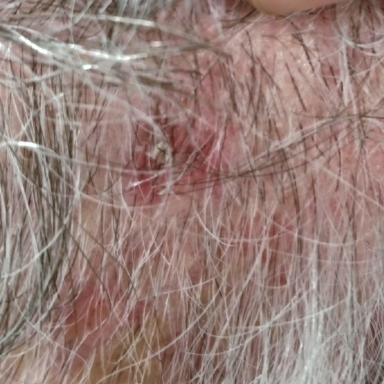
#> input picture pictures/img_0131.png, 384 x 384 px; its folder holds only this picture in this run
$ python -i extract_features_examples.py   (imports and definitions only)
#> lines starting #> are read from the running program, lines starting #| are printed output that depends on the picture; after the words box and inside, x2 and y2 are one past the last pixel; in counts of white or black regions, pixels touching at a corner belong together
#> further down, picture is the input picture: shape (384, 384, 3); mean B, G, R 120.4, 126.8, 150.8
import cv2
import numpy as np
from math import sqrt, floor, ceil, nan, pi
from skimage import color, exposure
from skimage.color import rgb2gray
from skimage.feature import blob_log
from skimage.filters import threshold_otsu
from skimage.measure import label, regionprops
from skimage.transform import resize
from skimage.transform import rotate
from skimage import morphology
from sklearn.cluster import KMeans
from skimage.segmentation import slic
from skimage.color import rgb2hsv
from scipy.stats import circmean, circvar, circstd
from statistics import variance, stdev
from scipy.spatial import ConvexHull


# [77 lines left out: functions measure_pigment_network, measure_blue_veil, measure_vascular, measure_globules, measure_streaks, not called in this run]


def measure_irregular_pigmentation(image):

    gray = cv2.cvtColor(image, cv2.COLOR_BGR2GRAY)
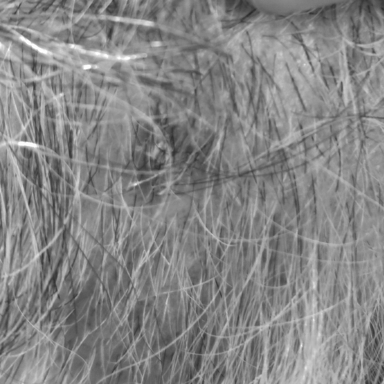
#> gray: shape (384, 384); min 42, max 255, mean 133.2
    threshold = threshold_otsu(gray)
#> threshold = 132
    binary = gray > threshold
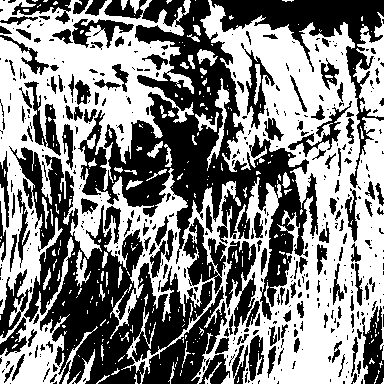
#> binary: shape (384, 384) bool; 51.4% white; 465 black regions (316 under 20 px), largest, box (x1, y1, x2, y2) and area: (78, 0, 318, 320) 22723, (9, 146, 227, 384) 21082, (211, 0, 384, 188) 6149
    labeled_image = label(binary)
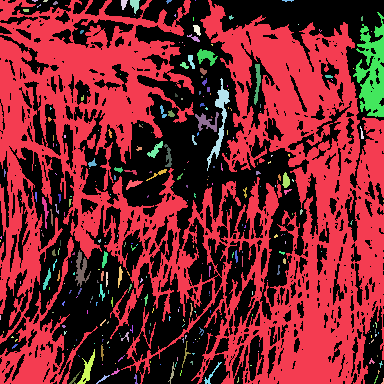
#> labeled_image: shape (384, 384) int32; 289 distinct labels, from 0 to 288; one colour per label, 0 black

    min_rows, min_cols, max_rows, max_cols = [], [], [], []

    for region in regionprops(labeled_image):
        area = region.area
        perimeter = region.perimeter

        if perimeter == 0:
            continue

        circularity = 4 * np.pi * (area / (perimeter ** 2))

        if circularity < 0.6:
            min_row, min_col, max_row, max_col = region.bbox
            min_rows.append(min_row)
            min_cols.append(min_col)
            max_rows.append(max_row)
            max_cols.append(max_col)
#> this loop made 288 passes
#> (area, perimeter, circularity, min_row, min_col, max_row, max_col) on passes 1, 12, 23, 28, 29, 31, 38, 53, 60, 76, 79, 94: (69605, 22430.7, 0.00174, 0, 0, 384, 384), (1717, 612.4, 0.0575, 12, 353, 117, 384), (39, 29.73, 0.555, 34, 187, 42, 200), (182, 77.18, 0.384, 49, 197, 66, 218), (56, 35.31, 0.564, 55, 188, 69, 195), (149, 89.83, 0.232, 64, 254, 105, 261), (470, 222.6, 0.119, 78, 207, 171, 230), (39, 30.11, 0.541, 105, 160, 118, 167), (207, 119.2, 0.183, 112, 195, 132, 219), (104, 57.53, 0.395, 141, 147, 158, 163), (89, 61.46, 0.296, 144, 164, 167, 172), (54, 43.94, 0.352, 169, 146, 181, 167)
#> (area, perimeter, circularity) on passes 4, 5, 19, 30, 32, 35: (46, 25.66, 0.878), (84, 38.69, 0.705), (54, 29.31, 0.79), (34, 23.49, 0.775), (33, 19.9, 1.05), (21, 15.62, 1.08)
#> after the loop, max_cols = 28 values, max 384 at index 0, min 49 at index 14, mean 166.1; max_rows = 28 values, max 384 at index 0, min 42 at index 2, mean 232; min_cols = 28 values, max 353 at index 1, min 0 at index 0, mean 140.4; min_rows = 28 values from 0 to 375

    _, binary_mask = cv2.threshold(gray, 0, 255, cv2.THRESH_BINARY + cv2.THRESH_OTSU)
    total_pixels = np.prod(binary_mask.shape[:2])
#> total_pixels = 147456
    irregular_pixels = np.count_nonzero(binary_mask)
#> irregular_pixels = 75851
    coverage_percentage = (irregular_pixels / total_pixels) * 100
#> coverage_percentage = 51.44

    return coverage_percentage


# [401 lines left out: functions measure_regression, get_compactness, get_asymmetry, get_multicolor_rate, get_com_col, crop and 18 more, not called in this run]

>>> import cv2
>>> picture = cv2.imread('pictures/img_0131.png')
>>> result = measure_irregular_pigmentation(picture)
#> result = 51.44

$ run again, on pictures/img_0132.png
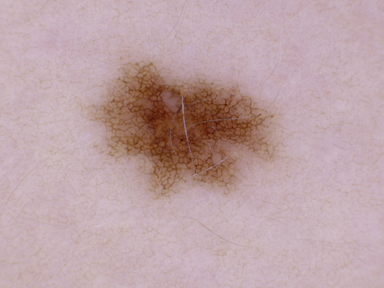
#> input picture pictures/img_0132.png, 384 x 288 px
#> picture is the input picture: shape (288, 384, 3); mean B, G, R 166, 163, 189.2
#> threshold = 140
#> in measure_irregular_pigmentation, `binary = gray > threshold`:
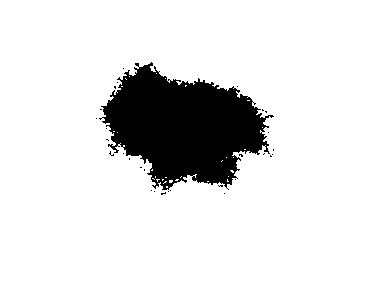
#> binary: shape (288, 384) bool; 87.9% white; 30 black regions (29 under 20 px), largest, box (x1, y1, x2, y2) and area: (99, 62, 274, 190) 13276
#> in measure_irregular_pigmentation, `labeled_image = label(binary)`:
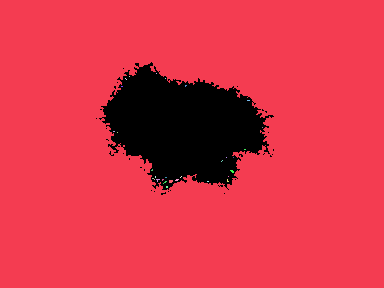
#> labeled_image: shape (288, 384) int32; 31 distinct labels, from 0 to 30; one colour per label, 0 black
#> the loop in measure_irregular_pigmentation, `for region in regionprops(labeled_image):` made 30 passes
#> (area, perimeter, circularity, min_row, min_col, max_row, max_col) on pass 1: (97156, 2524.1, 0.192, 0, 0, 288, 384)
#> after the loop in measure_irregular_pigmentation, `for region in regionprops(labeled_image):`: max_cols = [384]; max_rows = [288]; min_cols = [0]
#> irregular_pixels = 97241
#> coverage_percentage = 87.93

$ run again, on pictures/img_0138.png
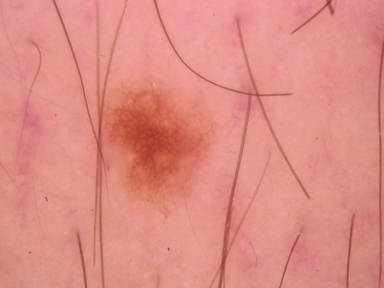
#> input picture pictures/img_0138.png, 384 x 288 px
#> picture is the input picture: shape (288, 384, 3); mean B, G, R 131.9, 139.8, 222.9
#> threshold = 148
#> in measure_irregular_pigmentation, `binary = gray > threshold`:
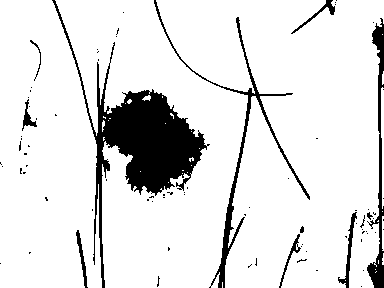
#> binary: shape (288, 384) bool; 88.4% white; 83 black regions (72 under 20 px), largest, box (x1, y1, x2, y2) and area: (52, 0, 210, 288) 8239, (154, 0, 310, 288) 1880, (367, 18, 384, 288) 1376
#> in measure_irregular_pigmentation, `labeled_image = label(binary)`:
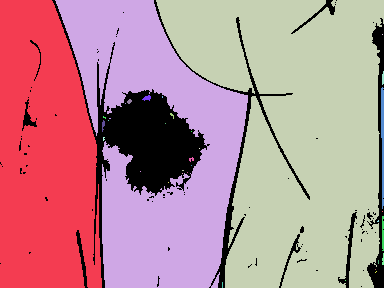
#> labeled_image: shape (288, 384) int32; 36 distinct labels, from 0 to 35; one colour per label, 0 black
#> the loop in measure_irregular_pigmentation, `for region in regionprops(labeled_image):` made 35 passes
#> (area, perimeter, circularity, min_row, min_col, max_row, max_col) on passes 1, 2, 3, 5, 6, 28: (24619, 1377.5, 0.163, 0, 0, 288, 102), (28296, 1927.9, 0.0957, 0, 55, 288, 248), (44300, 2402.8, 0.0964, 0, 156, 288, 384), (24, 23.21, 0.56, 71, 382, 85, 384), (288, 237.4, 0.0642, 87, 381, 209, 384), (66, 66.21, 0.189, 216, 382, 251, 384)
#> after the loop in measure_irregular_pigmentation, `for region in regionprops(labeled_image):`: max_cols = [102, 248, 384, 384, 384, 384]; max_rows = [288, 288, 288, 85, 209, 251]; min_cols = [0, 55, 156, 382, 381, 382]; min_rows = [0, 0, 0, 71, 87, 216]
#> irregular_pixels = 97756
#> coverage_percentage = 88.39

$ run again, on pictures/img_0141.png
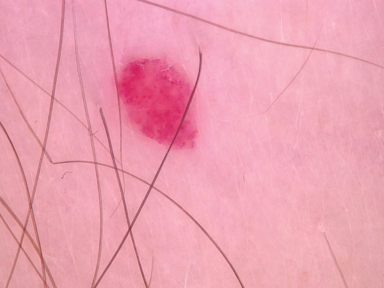
#> input picture pictures/img_0141.png, 384 x 288 px
#> picture is the input picture: shape (288, 384, 3); mean B, G, R 177.4, 160, 236.6
#> threshold = 160
#> in measure_irregular_pigmentation, `binary = gray > threshold`:
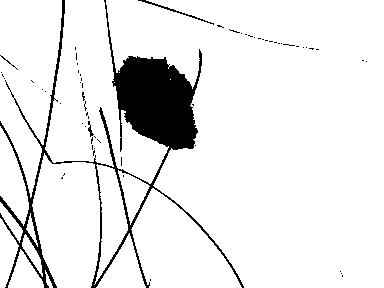
#> binary: shape (288, 384) bool; 91.1% white; 62 black regions (58 under 20 px), largest, box (x1, y1, x2, y2) and area: (0, 0, 244, 288) 9392, (138, 0, 214, 25) 138, (88, 121, 94, 137) 38, (0, 55, 18, 70) 25
#> in measure_irregular_pigmentation, `labeled_image = label(binary)`:
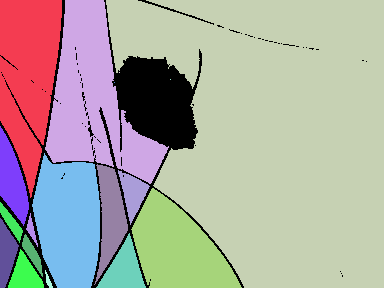
#> labeled_image: shape (288, 384) int32; 19 distinct labels, from 0 to 18; one colour per label, 0 black
#> the loop in measure_irregular_pigmentation, `for region in regionprops(labeled_image):` made 18 passes
#> (area, perimeter, circularity, min_row, min_col, max_row, max_col) on passes 1, 2, 3, 7, 9, 10, 12, 13: (8328, 707, 0.209, 0, 0, 198, 62), (10904, 1069.2, 0.12, 0, 45, 184, 169), (59659, 1660.6, 0.272, 0, 106, 288, 384), (1596, 216.8, 0.427, 126, 0, 226, 29), (2047, 278.2, 0.332, 164, 94, 285, 128), (802, 146.3, 0.471, 170, 118, 225, 150), (319, 95.6, 0.439, 202, 0, 243, 23), (141, 67.46, 0.389, 213, 26, 247, 38)
#> after the loop in measure_irregular_pigmentation, `for region in regionprops(labeled_image):`: max_cols = [62, 169, 384, 29, 128, 150, 23, 38, 19, 146, 43, 53]; max_rows = [198, 184, 288, 226, 285, 225, 243, 247, 288, 288, 277, 288]; min_cols = [0, 45, 106, 0, 94, 118, 0, 26, 0, 96, 22, 45]; min_rows = [0, 0, 0, 126, 164, 170, 202, 213, 218, 233, 234, 270]
#> irregular_pixels = 100790
#> coverage_percentage = 91.14
